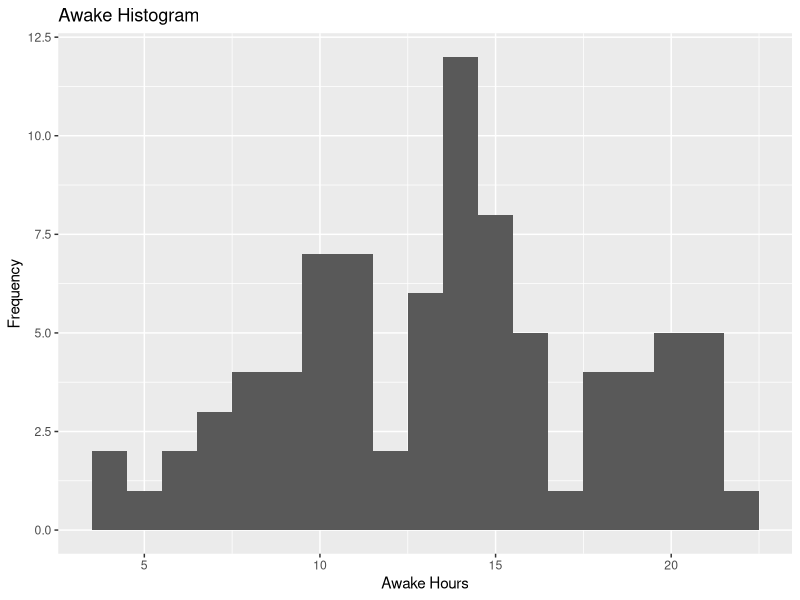
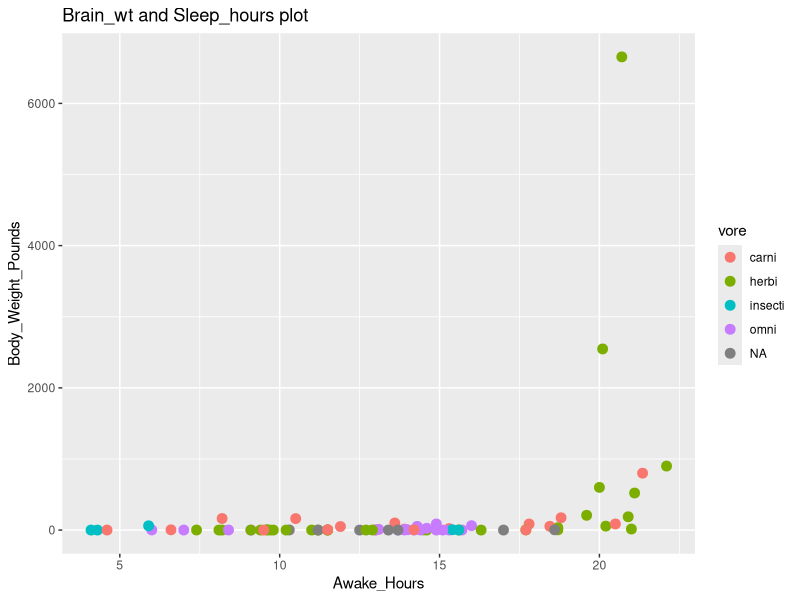

The R source for these figures, in order:
## ---- chunk 1
data()
## ---- chunk 2
#install.packages("ggplot2")
#Once the ggplot2 package is installed, use the following command to include the ggplot2 package:
library("ggplot2")
## ---- chunk 3
str(msleep)
## ---- chunk 4
summary(msleep)
## ---- chunk 5
table(msleep$vore)

## ---- chunk 6
table(msleep$genus, msleep$vore)

## ---- chunk 7
prop.table(table(msleep$genus, msleep$vore))
## ---- chunk 8
#Sum of each of the column value, across each row 
margin.table(prop.table(table(msleep$genus, msleep$vore)),1)

#For better display format, you can use the data frame function as follows:
data.frame(margin.table(prop.table(table(msleep$genus, msleep$vore)),1))

margin.table(prop.table(table(msleep$genus, msleep$vore)),2)

## ---- chunk 9
ggplot(data=msleep,aes(x=awake)) + 
  geom_histogram(binwidth=1) +
  labs(title="Awake Histogram", x="Awake Hours", y="Frequency")

## ---- chunk 10
ggplot(data=msleep,aes(x=(awake),y=(bodywt), color=vore)) + 
    geom_point(jitter=T,size=3) +
    labs(title="Brain_wt and Sleep_hours plot", x="Awake_Hours", y="Body_Weight_Pounds")

